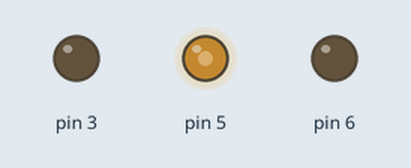
The sketch below on a simulated Arduino Uno, built with avr-gcc and run on an emulated ATmega328P. Shown: output pins drawn as LEDs (lit = HIGH).

Above: at 9.6 s.
Timing chart, 0 to 22.0 s (numbered marks = the images above):
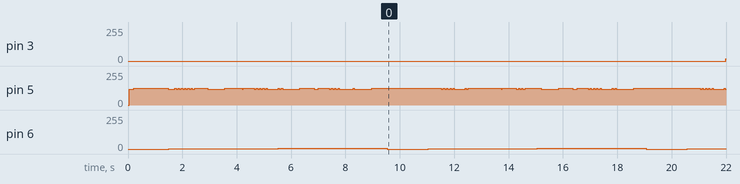

Measured:
- by itself, pin 3: 0/255 → 16/255 at 22.0 s
- by itself, pin 6: repeats every 9.5 s: 2/255 1.3 s, 3/255 1.3 s, 4/255 1.3 s, 5/255 1.3 s, 6/255 1.3 s, 0/255 1.5 s, 1/255 1.3 s

The sketch:

TP6.ino
```cpp
void setup()
{
  pinMode(3, OUTPUT);
  pinMode(5, OUTPUT);
  pinMode(6, OUTPUT);
}

void loop()
{
  for (int verde = 0 ; verde <= 6 ; verde++ )
  {

  for(int azul = 0 ;  azul <= 255  ; azul++)
  {

      for (int rojo = 0 ; rojo <= 255 ; rojo++ )
      {
    analogWrite(3 , azul);
        analogWrite(5 , rojo);
        analogWrite(6 , verde);

      }
  }
  }
}
```
